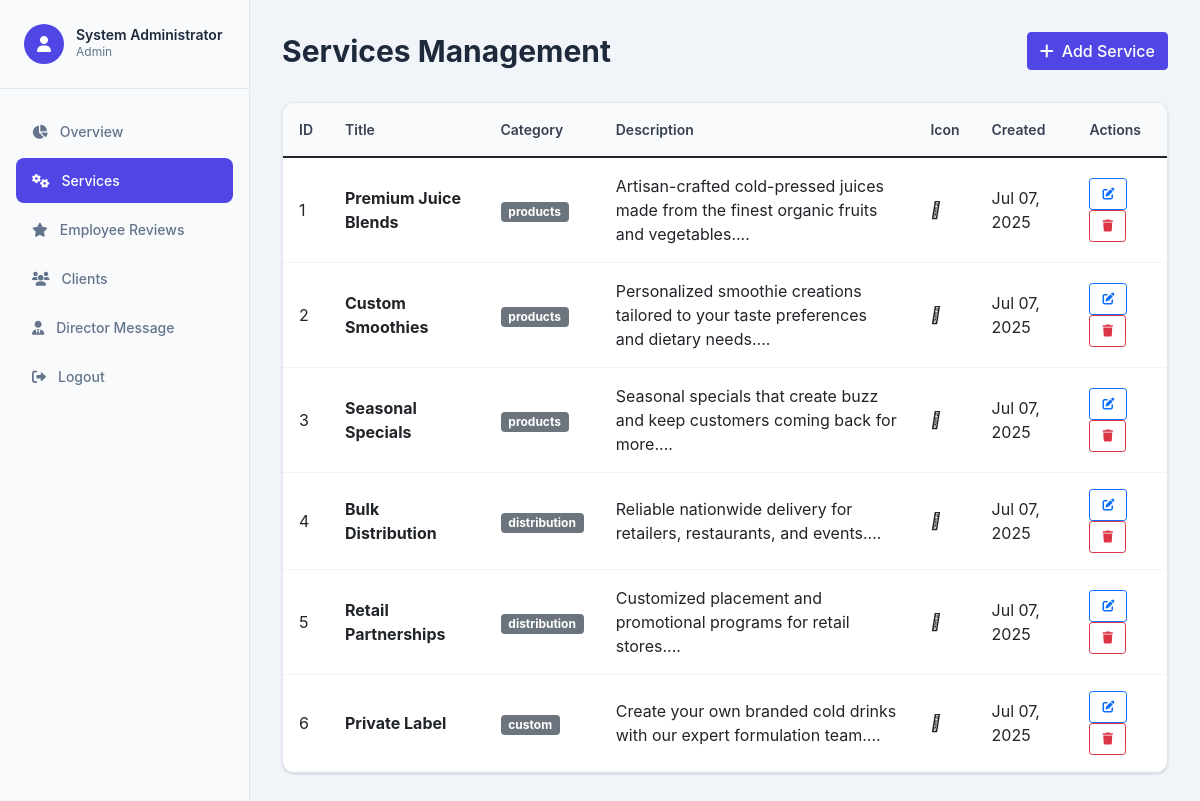
Screenshot of /services.php (signed in) with the database file from the repository.
### tables this page shows
CREATE TABLE services (
    id INT AUTO_INCREMENT PRIMARY KEY,
    title VARCHAR(255) NOT NULL,
    description TEXT NOT NULL,
    category VARCHAR(50) NOT NULL,
    color VARCHAR(100),
    hover_color VARCHAR(100),
    icon_class VARCHAR(50),
    extra_info TEXT,
    created_at TIMESTAMP DEFAULT CURRENT_TIMESTAMP,
    updated_at TIMESTAMP DEFAULT CURRENT_TIMESTAMP ON UPDATE CURRENT_TIMESTAMP
);

### services.php (the view, shortened to what this page needs)
<?php
$database = new Database();
$db = $database->getConnection();
$services = $db->query("SELECT * FROM services ORDER BY created_at DESC")->fetchAll(PDO::FETCH_ASSOC);
?>
<!DOCTYPE html>
<html lang="en">
<head>
    <link href="https://cdn.jsdelivr.net/npm/bootstrap@5.1.3/dist/css/bootstrap.min.css" rel="stylesheet">
    <link href="https://cdnjs.cloudflare.com/ajax/libs/font-awesome/6.0.0/css/all.min.css" rel="stylesheet">
</head>
<body>
    <div class="sidebar">
        <div class="user-profile">
            <div class="user-avatar">
                <i class="fas fa-user"></i>
            </div>
            <div class="user-info">
                <h6>System Administrator</h6>
                <p>Admin</p>
            </div>
        </div>
        <nav class="nav-menu">
            <div class="nav-item">
                <a class="nav-link" href="index.php">
                    <i class="fas fa-chart-pie"></i>
                    Overview
                </a>
            </div>
            <div class="nav-item">
                <a class="nav-link active" href="services.php">
                    <i class="fas fa-cogs"></i>
                    Services
                </a>
            </div>
            <div class="nav-item">
                <a class="nav-link" href="reviews.php">
                    <i class="fas fa-star"></i>
                    Employee Reviews
                </a>
            </div>
            <div class="nav-item">
                <a class="nav-link" href="clients.php">
                    <i class="fas fa-users"></i>
                    Clients
                </a>
            </div>
            <div class="nav-item">
                <a class="nav-link" href="director.php">
                    <i class="fas fa-user-tie"></i>
                    Director Message
                </a>
            </div>
            <div class="nav-item">
                <a class="nav-link" href="logout.php">
                    <i class="fas fa-sign-out-alt"></i>
                    Logout
                </a>
            </div>
        </nav>
    </div>
    <div class="main-content">
        <div class="page-header">
            <h1 class="page-title">Services Management</h1>
            <button type="button" class="btn btn-primary" data-bs-toggle="modal" data-bs-target="#serviceModal" onclick="clearForm()">
                <i class="fas fa-plus me-2"></i>Add Service
            </button>
        </div>
        <div class="content-card">
            <div class="table-container">
                <table class="table">
                    <thead>
                        <tr>
                            <th>ID</th>
                            <th>Title</th>
                            <th>Category</th>
                            <th>Description</th>
                            <th>Icon</th>
                            <th>Created</th>
                            <th>Actions</th>
                        </tr>
                    </thead>
                    <tbody>
                        <?php foreach ($services as $service): ?>
                        <tr>
                            <td><?php echo $service['id']; ?></td>
                            <td><strong><?php echo htmlspecialchars($service['title']); ?></strong></td>
                            <td><span class="badge bg-secondary"><?php echo htmlspecialchars($service['category']); ?></span></td>
                            <td><?php echo htmlspecialchars(substr($service['description'], 0, 100)) . '...'; ?></td>
                            <td><i class="<?php echo htmlspecialchars($service['icon_class']); ?>"></i></td>
                            <td><?php echo $service['created_at'] ? date('M d, Y', strtotime($service['created_at'])) : 'N/A'; ?></td>
                            <td>
                                <button class="btn btn-sm btn-outline-primary me-1" onclick="editService(<?php echo htmlspecialchars(json_encode($service)); ?>)">
                                    <i class="fas fa-edit"></i>
                                </button>
                                <form method="POST" style="display: inline;" onsubmit="return confirm('Are you sure?')">
                                    <button type="submit" class="btn btn-sm btn-outline-danger">
                                        <i class="fas fa-trash"></i>
                                    </button>
                                </form>
                            </td>
                        </tr>
                        <?php endforeach; ?>
                    </tbody>
                </table>
            </div>
        </div>
    </div>
</body>
</html>

### services.php (style rules this page uses)
:root { --primary-blue: #4f46e5; --sidebar-bg: #f8fafc; --card-shadow: 0 1px 3px 0 rgba(0, 0, 0, 0.1), 0 1px 2px 0 rgba(0, 0, 0, 0.06); --border-color: #e2e8f0; }
body { background-color: #f1f5f9; font-family: -apple-system, BlinkMacSystemFont, "Segoe UI", Roboto, "Helvetica Neue", Arial, sans-serif; }
.sidebar { background-color: var(--sidebar-bg); border-right: 1px solid var(--border-color); min-height: 100vh; width: 250px; position: fixed; left: 0; top: 0; z-index: 1000; }
.sidebar .user-profile { padding: 1.5rem; border-bottom: 1px solid var(--border-color); display: flex; align-items: center; gap: 0.75rem; }
.sidebar .user-avatar { width: 40px; height: 40px; background: var(--primary-blue); border-radius: 50%; display: flex; align-items: center; justify-content: center; color: white; font-weight: 600; }
.sidebar .user-info h6 { margin: 0; font-size: 0.875rem; font-weight: 600; color: #1e293b; }
.sidebar .user-info p { margin: 0; font-size: 0.75rem; color: #64748b; }
.nav-menu { padding: 1rem 0; }
.nav-menu .nav-item { margin: 0.25rem 1rem; }
.nav-menu .nav-link { color: #64748b !important; padding: 0.75rem 1rem; border-radius: 8px; display: flex; align-items: center; gap: 0.75rem; text-decoration: none; font-size: 0.875rem; font-weight: 500; transition: all 0.2s; }
.nav-menu .nav-link.active { background-color: var(--primary-blue); color: white !important; }
.main-content { margin-left: 250px; padding: 2rem; }
.page-header { margin-bottom: 2rem; display: flex; justify-content: space-between; align-items: center; }
.page-title { font-size: 1.875rem; font-weight: 700; color: #1e293b; margin: 0; }
.content-card { background: white; border-radius: 12px; box-shadow: var(--card-shadow); border: 1px solid var(--border-color); overflow: hidden; }
.table-container { overflow-x: auto; }
.table { margin: 0; }
.table th { background-color: #f8fafc; border-bottom: 1px solid var(--border-color); font-weight: 600; color: #374151; font-size: 0.875rem; padding: 1rem; }
.table td { padding: 1rem; border-bottom: 1px solid #f1f5f9; vertical-align: middle; }
.btn-primary { background-color: var(--primary-blue); border-color: var(--primary-blue); font-weight: 500; }
.btn-sm { padding: 0.375rem 0.75rem; font-size: 0.75rem; }

### rows the page displays
services: id "1", title "Premium Juice Blends", category "products", description "Artisan-crafted cold-pressed juices made from the finest organic fruits and vegetables.", created_at "Jul 07, 2025"
services: id "2", title "Custom Smoothies", category "products", description "Personalized smoothie creations tailored to your taste preferences and dietary needs.", created_at "Jul 07, 2025"
services: id "3", title "Seasonal Specials", category "products", description "Seasonal specials that create buzz and keep customers coming back for more.", created_at "Jul 07, 2025"
services: id "4", title "Bulk Distribution", category "distribution", description "Reliable nationwide delivery for retailers, restaurants, and events.", created_at "Jul 07, 2025"
services: id "5", title "Retail Partnerships", category "distribution", description "Customized placement and promotional programs for retail stores.", created_at "Jul 07, 2025"
services: id "6", title "Private Label", category "custom", description "Create your own branded cold drinks with our expert formulation team.", created_at "Jul 07, 2025"
